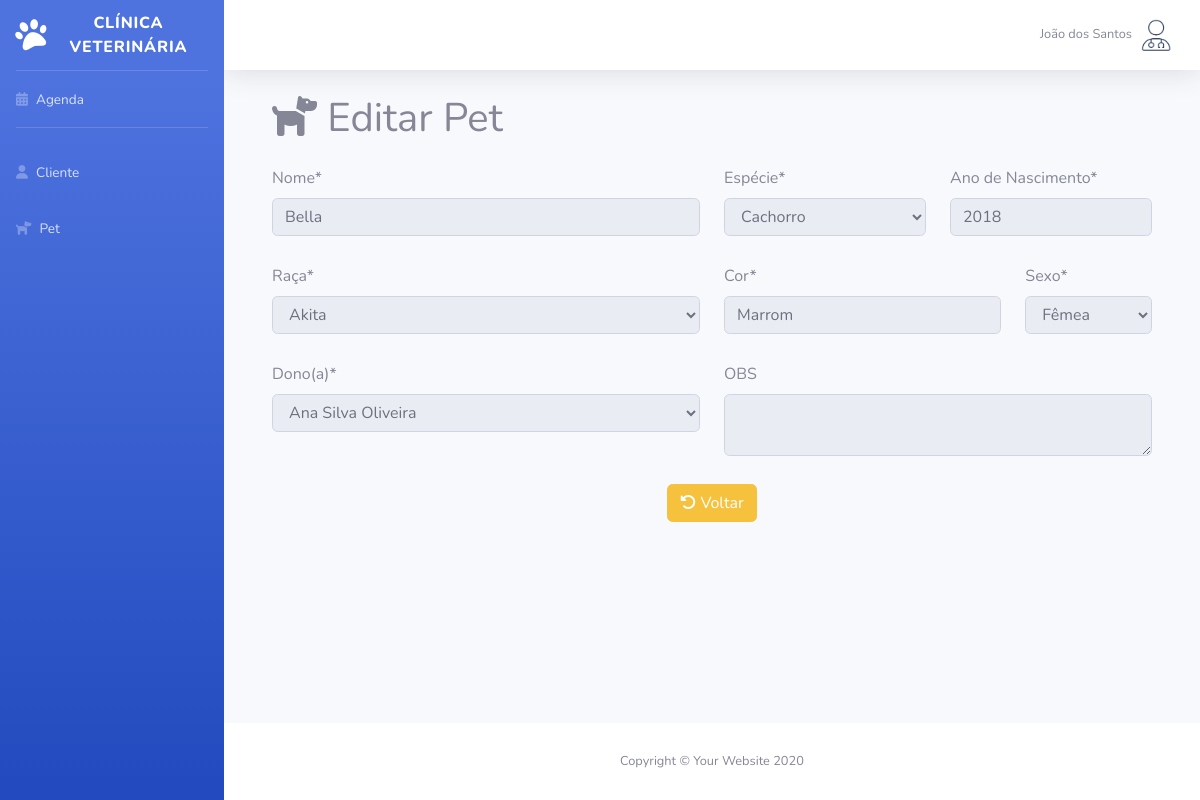
Screenshot of /Sistema/Vet/olharPet.php?id=2 (signed in) with the database file from the repository.
### tables this page shows
CREATE TABLE `pet` (
  `id` int(11) NOT NULL,
  `statusPet` varchar(10) NOT NULL,
  `nome` varchar(100) NOT NULL,
  `especie` varchar(50) NOT NULL,
  `anoNascimento` int(11) NOT NULL,
  `sexo` varchar(15) NOT NULL,
  `cor` varchar(50) NOT NULL,
  `obs` varchar(300) DEFAULT NULL,
  `cliente_id` int(11) NOT NULL,
  `raca_id` int(11) DEFAULT NULL
);

### Sistema/Vet/olharPet.php (the view, shortened to what this page needs)
<?php
require_once("conexao.php");
$sql = "select * from pet where id = " . $_GET['id'];
$resultado = mysqli_query($conexao, $sql);
$linha = mysqli_fetch_array($resultado);
?>
<!DOCTYPE html>
<html lang="pt-br">
<head>
    <link href="vendor/fontawesome-free/css/all.min.css" rel="stylesheet" type="text/css">
    <link href="css/sb-admin-2.min.css" rel="stylesheet">
</head>
<body id="page-top">
    <div id="wrapper">
        <?php require_once("sidebarVet.php"); ?>
        <div id="content-wrapper" class="d-flex flex-column">
            <div id="content">
                <?php require_once("topbarVet.php"); ?>
                <div class="container-fluid">
                    <div class="container">
                        <h1 class="mb-4"><i class="fa-solid fa-dog"></i> Editar Pet</h1>
                        <form method="post">
                            <div class="row">
                                <div class="col-6">
                                    <div class="mb-1">
                                        <label for="nomePet" class="form-label">Nome*</label>
                                        <input id="nomePet" name="nomePet" oninput="validarLetras(this)" type="text" class="form-control" value="<?= $linha['nome'] ?>" disabled><br>
                                    </div>
                                </div>
                                <div class="col-3">
                                    <div class="mb-1">
                                        <label for="especie" class="form-label">Espécie*</label>
                                        <select id="especie" name="especie" class="form-control" onchange="atualizarRacas(this.value)" disabled>
                                            <?php
                                            $opcoes = ["Cachorro" => "Cachorro", "Gato" => "Gato", "Roedor" => "Roedor", "Ave" => "Ave"];
                                            foreach ($opcoes as $valor => $rotulo) {
                                                $selected = ($linha["especie"] == $valor) ? "selected" : "";
                                                echo "<option value='$valor' $selected>$rotulo</option>";
                                            }
                                            ?>
                                        </select> <br>
                                    </div>
                                </div>
                                <div class="col-3">
                                    <div class="mb-1">
                                        <label for="anoNascimento" class="form-label">Ano de Nascimento*</label>
                                        <input id="anoNascimento" name="anoNascimento" min="1900" max="<?php echo date('Y'); ?>" type="number" class="form-control" value="<?= $linha['anoNascimento'] ?>" disabled><br>
                                    </div>
                                </div>
                            </div>
                            <div class="row">
                                <div class="col-6">
                                    <div class="mb-1">
                                        <label for="raca_id" class="form-label">Raça*</label>
                                        <select id="raca_id" name="raca_id" class="form-control" disabled>
                                            <?php
                                            $sqlRacas = "SELECT p.id, r.id as racaId, r.nome as racaNome FROM pet p
                                            INNER JOIN raca r ON p.raca_id = r.id
                                            WHERE p.id = " . $_GET['id'];
                                            $resultadoRacas = mysqli_query($conexao, $sqlRacas);
                                            if ($raca = mysqli_fetch_array($resultadoRacas)) {
                                                $racaAssociadaId = $raca['racaId'];
                                            }
                                            $sqlTodasRacas = "SELECT id, nome FROM raca";
                                            $resultadoTodasRacas = mysqli_query($conexao, $sqlTodasRacas);
                                            while ($racaAtual = mysqli_fetch_array($resultadoTodasRacas)) {
                                                $selected = ($racaAtual['id'] == $racaAssociadaId) ? "selected" : "";
                                                echo "<option value='{$racaAtual['id']}' $selected>{$racaAtual['nome']}</option>";
                                            }
                                            ?>
                                        </select>
                                    </div> <br>
                                </div>
                                <div class="col-4">
                                    <div class="mb-1">
                                        <label for="cor" class="form-label">Cor*</label>
                                        <input id="cor" name="cor" type="text" pattern="[^0-9]*" class="form-control" value="<?= $linha['cor'] ?>" disabled><br>
                                    </div>
                                </div>
                                <div class="col-2">
                                    <div class="mb-1">
                                        <label for="sexo" class="form-label">Sexo*</label>
                                        <select id="sexo" name="sexo" class="form-control" disabled>
                                            <?php
                                            $opcoes = ["Macho" => "Macho", "Fêmea" => "Fêmea"];
                                            foreach ($opcoes as $valor => $rotulo) {
                                                $selected = ($linha["sexo"] == $valor) ? "selected" : "";
                                                echo "<option value='$valor' $selected>$rotulo</option>";
                                            }
                                            ?>
                                        </select> <br>
                                    </div>
                                </div>
                            </div>
                            <div class="row">
                                <div class="col">
                                    <div class="mb-1">
                                        <label for="cliente_id" class="form-label">Dono(a)*</label>
                                        <select id="cliente_id" name="cliente_id" class="form-control" disabled>
                                            <?php
                                            $sql = "select * from cliente order by nome";
                                            $resultado = mysqli_query($conexao, $sql);
                                            while ($dono = mysqli_fetch_array($resultado)) {
                                                $idDono = $dono['id'];
                                                $nomeDono = $dono['nome'];
                                                $selectedDono = ($linha["cliente_id"] == $idDono) ? "selected" : "";
                                                echo "<option value='{$idDono}' $selectedDono>{$nomeDono}</option>";
                                            }
                                            ?>
                                        </select>
                                    </div> <br>
                                </div>
                                <div class="col">
                                    <div class="mb-1">
                                        <label for="obs" class="form-label">OBS</label>
                                        <textarea id="obs" name="obs" type="text" class="form-control" disabled><?= isset($linha['obs']) ? $linha['obs'] : '' ?></textarea><br>
                                    </div>
                                </div>
                            </div>
                            <center><a href="listagemPet.php" class="btn btn-warning"><i class="fa-solid fa-rotate-left"></i> Voltar</a></center>
                    </div>
                    </form><br>
                    <?php
                    require_once("footer.php");
                    ?>
</body>
</html>

### rows the page displays
pet: nomePet "Bella", anoNascimento "2018", cor "Marrom"

### other values shown
$nome_veterinario "João dos Santos"
form field especie "Cachorro"
form field raca_id "Akita"
form field sexo "Fêmea"
form field cliente_id "Ana Silva Oliveira"
